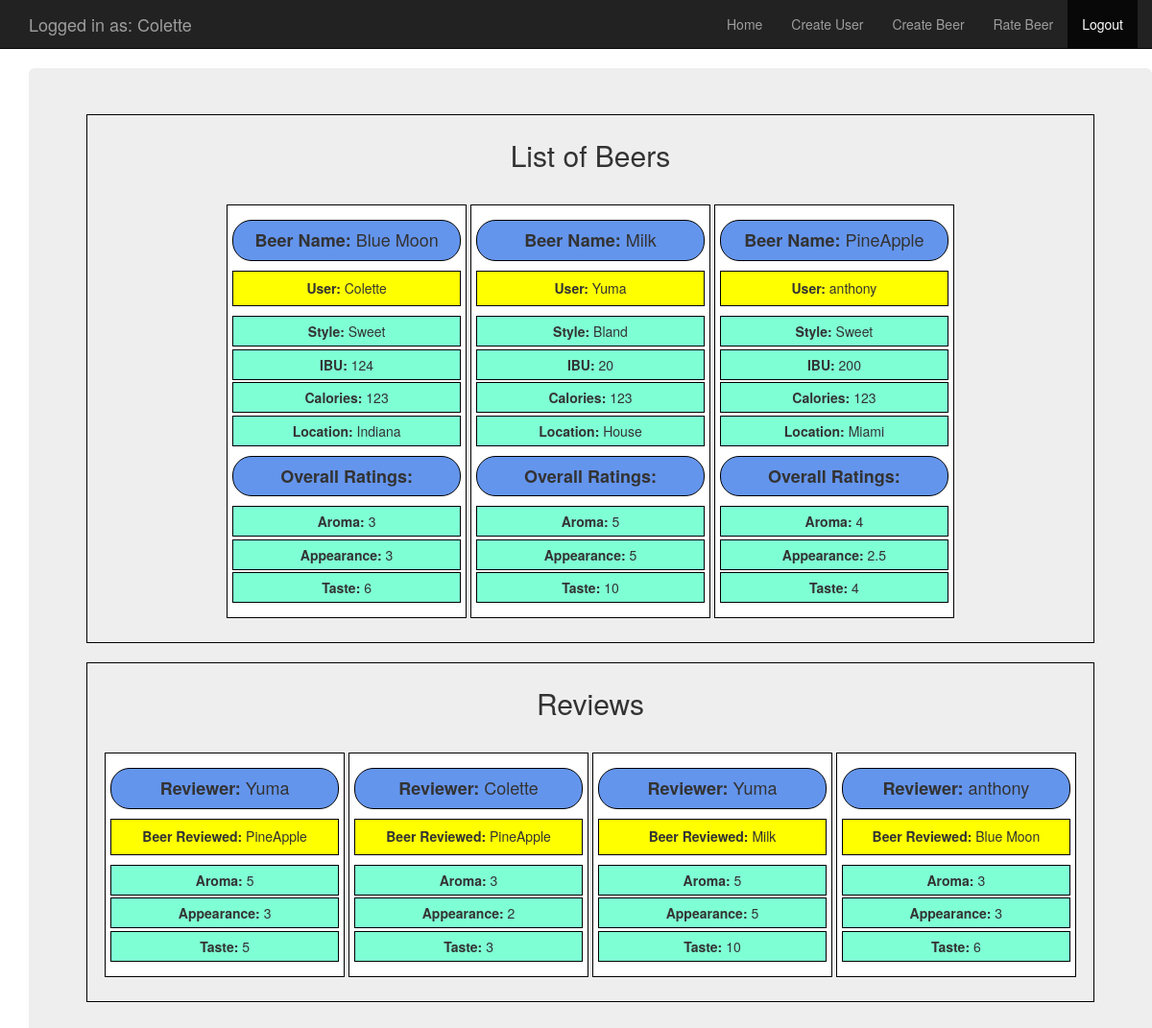
The page /home/ (signed in) on the database its author committed.
### beer_tracker/models.py (models this page shows, shortened)
class BeerModel(models.Model):
    user = models.ForeignKey(User, default=1)
    name = models.CharField(max_length=254, default="")
    style = models.CharField(max_length=254, default="")
    ibu = models.IntegerField(default="")
    calories = models.IntegerField(default="")
    abv = models.IntegerField(default="")
    location = models.CharField(max_length=254, default="")
    class Meta:
        verbose_name_plural = 'Beers'
    def __str__(self):
        return self.name

class RateModel(models.Model):
    FIVE_REVIEWS = (
        (5, 5),
        (4, 4),
        (3, 3),
        (2, 2),
        (1, 1),
    )
    TEN_REVIEWS= (
        (10, 10),
        (9, 9),
        (8, 8),
        (7, 7),
        (6, 6),
        (5, 5),
        (4, 4),
        (3, 3),
        (2, 2),
        (1, 1),
    )
    user = models.ForeignKey(User, default=1)
    beer = models.ForeignKey(BeerModel)
    aroma = models.PositiveIntegerField(choices=FIVE_REVIEWS, default="5")
    appearance = models.PositiveIntegerField(choices=FIVE_REVIEWS, default="5")
    taste = models.PositiveIntegerField(choices= TEN_REVIEWS, default= "10")
    class Meta:
        verbose_name_plural = 'Ratings'

### beer_tracker/views.py (the view)
# urls.py: url(r'^home/', include('beer_tracker.urls'), name="home"),
@login_required
def home(request):
    beers = BeerModel.objects.order_by('name').annotate(
        avg__aroma=Avg('ratemodel__aroma'),
        avg__appearance=Avg('ratemodel__appearance'),
        avg__taste=Avg('ratemodel__taste'),
    )
    rates = RateModel.objects.order_by('beer')
    dict = {'records': beers, 'rates': rates}
    return render(request, 'beer_tracker/home.html', context=dict)

### templates/beer_tracker/home.html
{% extends "beer_tracker/base.html" %}
{% block body_block %}
{% load staticfiles %}
{% if records %}
    <div class="jumbotron container" >
        <div class="table">
            <h2>List of Beers</h2>
            {% for beers in records %}
                <div class="table">
                    <h4><b>Beer Name: </b>{{ beers.name }}</h4>
                    <h5><b>User: </b>{{ beers.user }}</h5>
                    <ul>
                        <li><b>Style: </b>{{ beers.style }}</li>
                        <li><b>IBU: </b>{{ beers.ibu }}</li>
                        <li><b>Calories: </b>{{ beers.calories }}</li>
                        <li><b>Location: </b>{{ beers.location }}</li>
                    </ul>
                    <h4><b>Overall Ratings: </b></h4>
                    <ul>
                        <li><b>Aroma: </b>{{ beers.avg__aroma|floatformat }}</li>
                        <li><b>Appearance: </b>{{ beers.avg__appearance|floatformat }}</li>
                        <li><b>Taste: </b>{{ beers.avg__taste|floatformat }}</li>
                    </ul>
                </div>
            {% endfor %}
        </div>
        <div class="table">
            <h2>Reviews</h2>
            {% for rate in rates %}
                <div class="table">
                    <h4><b>Reviewer: </b>{{ rate.user }}</h4>
                    <h5><b>Beer Reviewed: </b>{{ rate.beer }}</h5>
                    <ul>
                        <li><b>Aroma: </b>{{ rate.aroma }}</li>
                        <li><b>Appearance: </b>{{ rate.appearance }}</li>
                        <li><b>Taste: </b>{{ rate.taste }}</li>
                    </ul>
                </div>
            {% endfor %}
        </div>
{% else %}
    <div class="jumbotron">
        <p>There are currently no Beers. To create a beer click on New Beer</p>
    </div>
{%  endif %}
    </div>
{% endblock %}

### templates/beer_tracker/base.html (shortened to what this page needs)
<!DOCTYPE html>
{% load staticfiles %}
<html lang="en">
<head>
    <link rel="stylesheet" href="{% static "css/styles.css" %}">
    <link rel="stylesheet" href="https://maxcdn.bootstrapcdn.com/bootstrap/3.3.7/css/bootstrap.min.css">
</head>
<body>
    <nav class="navbar navbar-inverse navbar-static-top">
        <div class="container">
            <div class="navbar-header">
                {% if user.is_authenticated %}
                    <a class="navbar-brand" href="{% url 'beer_tracker:home' %}">Logged in as: {{request.user.username}}</a>
                {% else %}
                    <a class="navbar-brand" href="{% url 'index' %}">BeerAPI</a>
                {% endif %}
            </div>
            <div id="mydropdown" class="collapse navbar-collapse">
                <ul class="nav navbar-nav navbar-right">
                    {% if user.is_authenticated %}
                        <li><a class="nav-link" href="{% url 'beer_tracker:home' %}">Home</a></li>
                        <li><a class="navbar-link" href="{% url 'beer_tracker:new_user' %}">Create User</a></li>
                        <li><a class="navbar-link" href="{% url 'beer_tracker:new_beer' %}">Create Beer</a></li>
                        <li><a class="navbar-link" href="{% url 'beer_tracker:rate_beer' %}">Rate Beer</a></li>
                        <li class="active"><a class="nav-link" href="{% url 'logout' %}">Logout</a></li>
                    {% endif %}
                </ul>
            </div>
        </div>
    </nav>
    <div class="container">
        {% block body_block %}
        {% endblock %}
    </div>
</body>
</html>

### static/css/styles.css (style rules this page uses)
ul { list-style-type: none; }
.table { border: 1px solid black; padding: 5px; width: auto; text-align: center; display: inline-block; }
h1, h2 { padding-bottom: 5px; }
div.jumbotron.container > div.table > h2 { text-align: center; }
div.jumbotron.container > div.table > div.table { width: 250px; margin: 20px auto; }
div.jumbotron.container > div.table > div.table > ul > li { margin-left:-40px ; background-color: aquamarine; padding: 5px; border: 0.5px solid black; margin-top: 2.5px; }
div.jumbotron > div.table > div.table > h4 { background-color: cornflowerblue; padding: 10px; border: 1px solid black; border-radius: 20px; }
div.jumbotron > div.table > div.table > h5 { background-color: yellow; padding: 10px; border: 1px solid black; width: 100%; }

### rows shown on the page
BeerModel: name "Blue Moon", user "Colette", style "Sweet", ibu "124", calories "123", location "Indiana", avg__aroma "3", avg__appearance "3", avg__taste "6"
BeerModel: name "Milk", user "Yuma", style "Bland", ibu "20", calories "123", location "House", avg__aroma "5", avg__appearance "5", avg__taste "10"
BeerModel: name "PineApple", user "anthony", style "Sweet", ibu "200", calories "123", location "Miami", avg__aroma "4", avg__appearance "2.5", avg__taste "4"
RateModel: user "Yuma", beer "PineApple", aroma "5", appearance "3", taste "5"
RateModel: user "Colette", beer "PineApple", aroma "3", appearance "2", taste "3"
RateModel: user "Yuma", beer "Milk", aroma "5", appearance "5", taste "10"
RateModel: user "anthony", beer "Blue Moon", aroma "3", appearance "3", taste "6"

### other values the page prints
{{ request.user.username }} "Colette"
